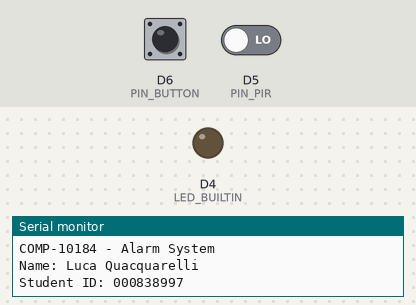
Bench run of a program on a simulated ESP8266 (Wemos D1 mini). On the bench: output pins drawn as LEDs (lit = HIGH, except the on-board LED, lit = LOW), the last lines printed to the serial monitor. Dashed ring = blinking. The test bench sets the inputs (shaded band); at power-on: D5 (PIN_PIR) LOW, D6 (PIN_BUTTON) HIGH.

Above: at 1.2 s.
1.3 s: D5 (PIN_PIR) driven HIGH
At 4.2 s:
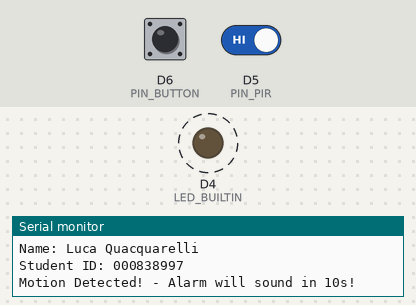
4.3 s: D6 (PIN_BUTTON) pulled LOW for 0.25 s
At 4.8 s:
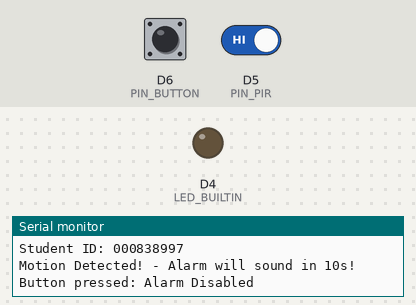
6.0 s: D6 (PIN_BUTTON) pulled LOW for 1 s
At 6.57 s:
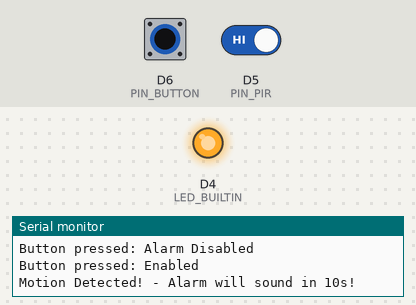
8.5 s: D6 (PIN_BUTTON) pulled LOW for 3.2 s
At 11.9 s:
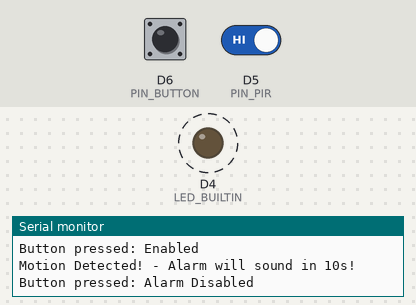
Timing chart, 0 to 13.4 s (numbered marks = the images above; inputs shaded):
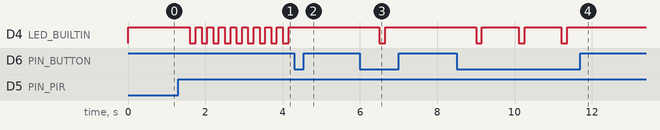

Measured:
- after the input at 1.3 s, D4 (LED_BUILTIN): alternates HIGH for 0.15 s and LOW for 0.15 s, starting after 0.30 s
- after the input at 4.3 s, D4 (LED_BUILTIN): stops changing and stays HIGH
- after the input at 6.0 s, D4 (LED_BUILTIN): HIGH → LOW after 0.50 s, → HIGH 0.15 s later
- after the input at 8.5 s, D4 (LED_BUILTIN): alternates HIGH for 0.95 s and LOW for 0.15 s, 6 changes in all, then stays HIGH, starting after 0.51 s

The program:

main.cpp
```cpp
// COMP-10184 – Mohawk College
// PIR Sensor Alarm System
//
// This program acts as a home alarm system,
// when the user waves their hand near the sensor a 10 second countdown will start.
// If the button is pressed in time before the countdown ends the alarm is disabled,
// else the alarm will turn into a solid led.
// Before the user leaves the house, they can reenable the alarm by clicking the button.
//
// @author     Luca Quacquarelli
// @id         000838997
//
// I, Luca Quacquarelli, 000838997 certify that this material is my original work.
// No other person's work has been used without due acknowledgement.
//

#include <Arduino.h>
// digital input pin definitions
#define PIN_PIR D5
#define PIN_BUTTON D6

// define all possible alarm states.
// Alarm disabled state
#define ALARM_DISABLED    0
// Alarm enabled state
#define ALARM_ENABLE      1
// Alarm countdown state
#define ALARM_COUNTDOWN   2
// Alarm active state
#define ALARM_ACTIVE      3

// define all possible delays.
// delay at the end of the loop
#define BUTTON_DELAY      200
// delay between flashing LED's
#define LED_DELAY         150
// roughly 10 second delay for the alarm
#define ALARM_DELAY       20
// delay between disabling the alarm
#define TIMER_DELAY       1

// controls time in milliseconds
unsigned long iControlTimer = 0;
// switch each alarm state it's default is to be enabled
int iAlarmState = ALARM_ENABLE;

// store movement detections
int iMyMovement = 0;
// store button detections
int iButtonState = 0;

unsigned long pirTimer;
// time in milliseconds until the next pir scan takes place
int iPirScanDelay = 100;


// ***********************************************************
// The collectInputs function gets the button and motion detectors inputs
// and controls them with a milius timer.
//
void collectInputs() {
  if(millis() > pirTimer) {
    pirTimer = millis() + iPirScanDelay;
    iMyMovement = digitalRead(PIN_PIR);
    iButtonState = digitalRead(PIN_BUTTON);
  }// end if
}// end collectInputs()


// ***********************************************************
// The checkAlarmState function uses a switch case to transition between alarm stages.
// Right after it detects movement it goes into the countdown stage
// and stays there till the user either presses a button or the timer runs out.
//
void checkAlarmState() {

    switch(iAlarmState) {

          case ALARM_ENABLE:// Alarm is enabled
            // if motion is detected, Continue to the countdown stage
            if(iMyMovement > 0) {
              iAlarmState = ALARM_COUNTDOWN;
            }// end if #1
            else { // else the LED is off, and continue trying to find movement
              digitalWrite(LED_BUILTIN,HIGH);
              iAlarmState = ALARM_ENABLE;
            }// end else
            break;

          case ALARM_COUNTDOWN:// Alarm is at countdown stage
            if(millis() > iControlTimer) {
              Serial.println("Motion Detected! - Alarm will sound in 10s!");
              iControlTimer = iControlTimer + ALARM_DELAY;//10 seconds to press button

              // Start the countdown
              while (iControlTimer != 0) {
                digitalWrite(LED_BUILTIN, LOW);    // sets the LED on
                delay(LED_DELAY);
                digitalWrite(LED_BUILTIN, HIGH);   // sets the LED off
                delay(LED_DELAY);
                iControlTimer--;// Countdown decreasing

                // for test purposes but needs to stay put
                // Serial.print("iControlTimer: ");
                // Serial.println(iControlTimer);

                // If the button is pressed
                if (digitalRead(PIN_BUTTON) == LOW) {
                  delay(BUTTON_DELAY); // short delay
                  iAlarmState = ALARM_DISABLED;
                  Serial.println("Button pressed: Alarm Disabled");

                  // setting the timer to a complete stop
                  iControlTimer = TIMER_DELAY;
                  if (iControlTimer == TIMER_DELAY) {
                    break;
                  }// end if #4

                }// end if #3

              }// end while loop
              // if no time is left, the alarm has been activated
              if (iControlTimer == 0) {
                  Serial.println("Alarm activated!");
                  iAlarmState = ALARM_ACTIVE;
              }// end if #5

            }// end if #2
            break;

          case ALARM_ACTIVE:// alarm is activated
            if(millis() > iControlTimer) {
              // LED stays on
              digitalWrite(LED_BUILTIN, LOW);
            }// end if #6
            break;

          case ALARM_DISABLED:// Alarm is disabled
            if(millis() > iControlTimer) {
              // if the button is pressed the alarm is reenabled
              if (digitalRead(PIN_BUTTON) == LOW) {
                Serial.println("Button pressed: Enabled");
                iAlarmState = ALARM_ENABLE;
              }// end if #7
              else { // else stays disabled
                iAlarmState = ALARM_DISABLED;
              }// end else
            }// end if #6
            break;

          default:
            Serial.println("Error...invalid state");
            break;

    }// end switch case
}// end checkAlarmState()


// *************************************************************
void setup() {
  // configure the USB serial monitor
  Serial.begin(115200);
  // configure the LED output
  pinMode(LED_BUILTIN, OUTPUT);
  // PIR sensor is an INPUT
  pinMode(PIN_PIR, INPUT);
  // Button is an INPUT PULLUP
  pinMode(PIN_BUTTON, INPUT_PULLUP);

  // startup messages
  Serial.println();
  Serial.println("COMP-10184 - Alarm System");
  Serial.println("Name: Luca Quacquarelli");
  Serial.println("Student ID: 000838997");
  Serial.println();

  analogWriteRange(1023); //set default PWM range
}// end setup()
// *************************************************************
void loop() {

  // get button and motion detector inputs
  collectInputs(); //checks for movement

  // should we arm/activate/enable/disable the alarm?
  checkAlarmState(); //function controls the system states

  // wait before trying again
  delay(BUTTON_DELAY);
}// end loop()
```
